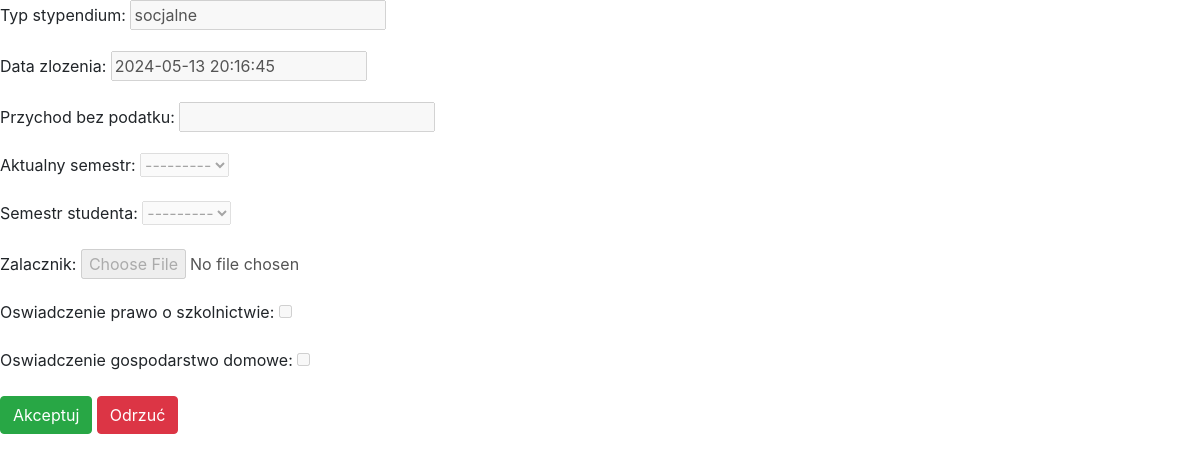
The app's page /zobacz_form_socjalne/7/ with its own data.
### api/models.py (models this page shows)
class Formularz(models.Model):
    id_formularza = models.AutoField(primary_key=True)
    typ_stypendium = models.CharField(null=True, blank=True, max_length=30)
    student = models.ForeignKey('Student', on_delete=models.CASCADE)
    data_zlozenia = models.DateTimeField(null=True, blank=True)
    przychod_bez_podatku = models.FloatField(null=True, blank=True)
    srednia_przychod = models.FloatField(null=True, blank=True)
    srednia_ocen = models.FloatField(null=True, blank=True)
    dodatkowe_informacje = models.TextField(null=True, blank=True)
    plik_orzeczenie = models.ImageField(null=True, blank=True, upload_to='dokumenty/orzeczenia')
    id_osiagniecia = models.IntegerField(null=True, blank=True)
    oswiadczenie_prawo_o_szkolnictwie = models.BooleanField(default=False)
    oswiadczenie_gospodarstwo_domowe = models.BooleanField(default=False)
    oswiadczenie_dochody = models.BooleanField(default=False)
    zalacznik = models.FileField(null=True, blank=True, upload_to='dokumenty/zalaczniki')
    stopien_niepelnosprawnosci = models.ForeignKey('StopienNiepelnosprawnosci', on_delete=models.CASCADE, null=True, blank=True)
    symbol_niepelnosprawnosci = models.ForeignKey('SymbolNiepelnosprawnosci', on_delete=models.CASCADE, null=True, blank=True)
    charakter_stopnia_niepelnosprawnosci = models.TextField(null=True, blank=True, max_length=100)
    data_rozpoczecia_orzeczenia = models.DateField(null=True, blank=True)
    data_konca_orzeczenia = models.DateField(null=True, blank=True)
    status = models.CharField(max_length=20, choices=[('nowe', 'Nowe'), ('zaakceptowane', 'Zaakceptowane'), ('odrzucone', 'Odrzucone')], default='nowe', blank=True, null=True)
    komentarz = models.TextField(null=True, blank=True)
    punkty_osiagniecie = models.IntegerField(null=True, blank=True)
    aktualny_semestr = models.ForeignKey('AktualnySemestr', on_delete=models.CASCADE, null=True, blank=True)
    semestr_studenta = models.ForeignKey('SemestrStudenta', on_delete=models.CASCADE, null=True, blank=True)
    zalacznik_niepelnosprawnosc = models.FileField(null=True, blank=True, upload_to='dokumenty/zalaczniki_niepelnosprawnosci')

### api/views.py (the view)
# urls.py: path('zobacz_form_socjalne/<int:pk>/', ZobaczFormSocjalne, name='zobacz_form_socjalne'),
def ZobaczFormSocjalne(request, pk):
    formularz = get_object_or_404(Formularz, id_formularza=pk)
    if request.method == 'POST':
        form = FormularzSocjalne(request.POST, instance=formularz)
        if 'accept' in request.POST:
            formularz.status = 'zaakceptowane'
            formularz.save()
            return redirect('zaakceptowane_wnioski')
        elif 'reject' in request.POST:
            if form.is_valid():
                formularz.status = 'odrzucone'
                formularz.save()
                return redirect('odrzucone_wnioski')
    else:
        form = FormularzSocjalne(instance=formularz)
    for field_name, field in form.fields.items():
        if field_name != 'komentarz':
            field.widget.attrs['disabled'] = 'disabled'
    context = {'form': form}
    return render(request, 'website/zobacz_form_socjalne.html', context)

### api/forms.py (shortened to what this page needs)
class FormularzSocjalne(forms.ModelForm):
    oswiadczenie_prawo_o_szkolnictwie = forms.BooleanField(required=False)
    oswiadczenie_gospodarstwo_domowe = forms.BooleanField(required=False)
    class Meta:
        model = Formularz
        fields = ['typ_stypendium', 'data_zlozenia', 'przychod_bez_podatku', 'aktualny_semestr', 'semestr_studenta', 'zalacznik']

### api/models.py (called while the page is built)
    def __str__(self):
        return str(self.semestr)

    def __str__(self):
        return str(self.semestr)

### api/templates/website/zobacz_form_socjalne.html (shortened to what this page needs)
{% extends "navbar.html" %}
{% block content %}
<form method="POST">
    {{ form.as_p }}
    <button type="submit" name="accept" class="btn btn-success">Akceptuj</button>
    <button type="submit" name="reject" class="btn btn-danger">Odrzuć</button>
</form>
{% endblock %}

### records on screen
Formularz: typ_stypendium "socjalne", data_zlozenia "2024-05-13 20:16:45", aktualny_semestr "---------", semestr_studenta "---------"
